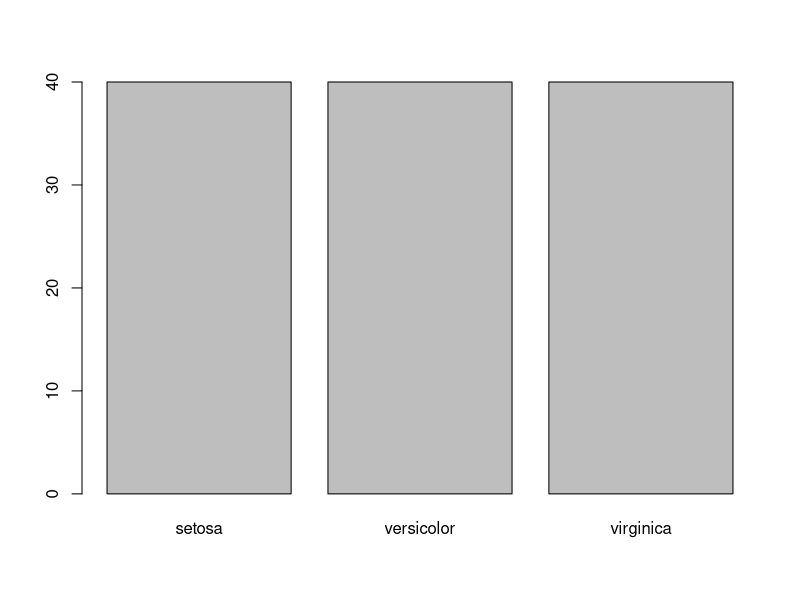

R code for this plot:
library(caret)
data(iris)

dataset <- iris
validation.index <- createDataPartition(dataset$Species,
					p = 0.8,
					list = FALSE)
validation <- dataset[-validation.index,]
dataset <- dataset[validation.index,]

x <- dataset[,1:4]
y <- dataset[,5]
################################################ Visuals start

##################### Univariate plots
# Boxplot for each attribute on one image
#par(mfrow=c(1,4))
#for(i in 1:4) {
#	boxplot(x[,i], main = names(iris)[i])
#}

# Barplot for class breakdown
plot(y)

##################### Multivariate plots
# Scatterplot matrix
# TODO: Func below breaks...
#print(featurePlot(x=x, y=y, plot="ellipse", auto.key=list(columns=3)))

# TODO: works only when put in print atrocity...
#print(featurePlot(x=x, y=y, plot="box"))

# TODO: Below func returns NULL...
#featurePlot(x=x, y=y, plot="scatter")

################################################ Visuals end
